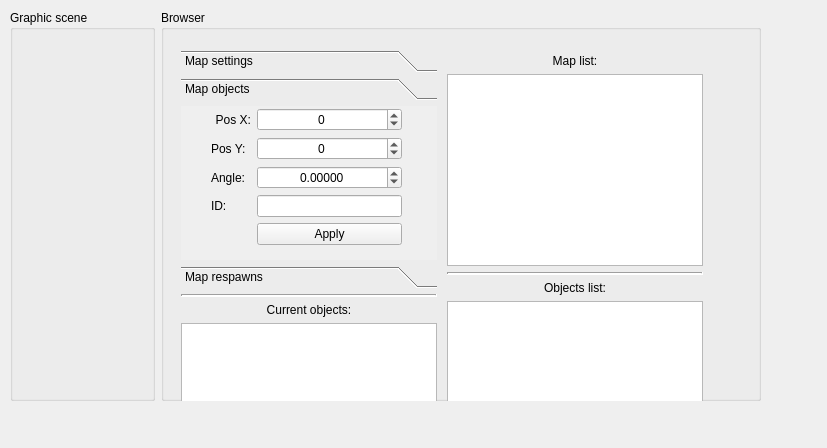
<?xml version="1.0" encoding="UTF-8"?>
<ui version="4.0">
 <class>TMapsEditorForm</class>
 <widget class="QWidget" name="TMapsEditorForm">
  <property name="geometry">
   <rect>
    <x>0</x>
    <y>0</y>
    <width>827</width>
    <height>448</height>
   </rect>
  </property>
  <property name="windowTitle">
   <string>Form</string>
  </property>
  <widget class="QWidget" name="horizontalLayoutWidget_2">
   <property name="geometry">
    <rect>
     <x>10</x>
     <y>10</y>
     <width>751</width>
     <height>391</height>
    </rect>
   </property>
   <layout class="QHBoxLayout" name="mainLayout">
    <item>
     <widget class="QGroupBox" name="sceneGroupBox">
      <property name="sizePolicy">
       <sizepolicy hsizetype="Expanding" vsizetype="Expanding">
        <horstretch>0</horstretch>
        <verstretch>0</verstretch>
       </sizepolicy>
      </property>
      <property name="title">
       <string>Graphic scene</string>
      </property>
      <widget class="QWidget" name="verticalLayoutWidget">
       <property name="geometry">
        <rect>
         <x>10</x>
         <y>50</y>
         <width>271</width>
         <height>80</height>
        </rect>
       </property>
       <layout class="QVBoxLayout" name="sceneLayout"/>
      </widget>
     </widget>
    </item>
    <item>
     <widget class="QGroupBox" name="browserGroupBox">
      <property name="sizePolicy">
       <sizepolicy hsizetype="Preferred" vsizetype="Expanding">
        <horstretch>0</horstretch>
        <verstretch>0</verstretch>
       </sizepolicy>
      </property>
      <property name="minimumSize">
       <size>
        <width>600</width>
        <height>0</height>
       </size>
      </property>
      <property name="maximumSize">
       <size>
        <width>600</width>
        <height>16777215</height>
       </size>
      </property>
      <property name="title">
       <string>Browser</string>
      </property>
      <widget class="QWidget" name="horizontalLayoutWidget">
       <property name="geometry">
        <rect>
         <x>20</x>
         <y>40</y>
         <width>526</width>
         <height>511</height>
        </rect>
       </property>
       <layout class="QHBoxLayout" name="horizontalLayout">
        <item>
         <layout class="QVBoxLayout" name="verticalLayout_2">
          <item>
           <widget class="QToolBox" name="toolBox">
            <property name="sizePolicy">
             <sizepolicy hsizetype="Expanding" vsizetype="Preferred">
              <horstretch>0</horstretch>
              <verstretch>0</verstretch>
             </sizepolicy>
            </property>
            <property name="minimumSize">
             <size>
              <width>240</width>
              <height>200</height>
             </size>
            </property>
            <property name="maximumSize">
             <size>
              <width>16777215</width>
              <height>300</height>
             </size>
            </property>
            <property name="currentIndex">
             <number>1</number>
            </property>
            <widget class="QWidget" name="pageSettings">
             <property name="geometry">
              <rect>
               <x>0</x>
               <y>0</y>
               <width>252</width>
               <height>152</height>
              </rect>
             </property>
             <attribute name="label">
              <string>Map settings</string>
             </attribute>
             <widget class="QWidget" name="formLayoutWidget">
              <property name="geometry">
               <rect>
                <x>20</x>
                <y>10</y>
                <width>221</width>
                <height>105</height>
               </rect>
              </property>
              <layout class="QFormLayout" name="pageSettingsLayout">
               <property name="fieldGrowthPolicy">
                <enum>QFormLayout::ExpandingFieldsGrow</enum>
               </property>
               <property name="formAlignment">
                <set>Qt::AlignLeading|Qt::AlignLeft|Qt::AlignVCenter</set>
               </property>
               <item row="0" column="0">
                <widget class="QLabel" name="label_3">
                 <property name="text">
                  <string>Name:</string>
                 </property>
                </widget>
               </item>
               <item row="0" column="1">
                <widget class="QLineEdit" name="mapNameEdit"/>
               </item>
               <item row="1" column="0">
                <widget class="QLabel" name="label_4">
                 <property name="text">
                  <string>Width:</string>
                 </property>
                </widget>
               </item>
               <item row="1" column="1">
                <widget class="QSpinBox" name="mapWidthBox">
                 <property name="sizePolicy">
                  <sizepolicy hsizetype="Expanding" vsizetype="Fixed">
                   <horstretch>0</horstretch>
                   <verstretch>0</verstretch>
                  </sizepolicy>
                 </property>
                 <property name="alignment">
                  <set>Qt::AlignCenter</set>
                 </property>
                 <property name="maximum">
                  <number>99999</number>
                 </property>
                </widget>
               </item>
               <item row="2" column="0">
                <widget class="QLabel" name="label_5">
                 <property name="minimumSize">
                  <size>
                   <width>20</width>
                   <height>0</height>
                  </size>
                 </property>
                 <property name="text">
                  <string>Height:</string>
                 </property>
                 <property name="alignment">
                  <set>Qt::AlignRight|Qt::AlignTrailing|Qt::AlignVCenter</set>
                 </property>
                </widget>
               </item>
               <item row="2" column="1">
                <widget class="QSpinBox" name="mapHeightBox">
                 <property name="sizePolicy">
                  <sizepolicy hsizetype="Expanding" vsizetype="Fixed">
                   <horstretch>0</horstretch>
                   <verstretch>0</verstretch>
                  </sizepolicy>
                 </property>
                 <property name="alignment">
                  <set>Qt::AlignCenter</set>
                 </property>
                 <property name="buttonSymbols">
                  <enum>QAbstractSpinBox::UpDownArrows</enum>
                 </property>
                 <property name="maximum">
                  <number>99999</number>
                 </property>
                </widget>
               </item>
               <item row="3" column="1">
                <layout class="QHBoxLayout" name="horizontalLayout_2">
                 <item>
                  <widget class="QPushButton" name="applyButton3">
                   <property name="text">
                    <string>Apply</string>
                   </property>
                  </widget>
                 </item>
                 <item>
                  <widget class="QPushButton" name="backgroundButton">
                   <property name="text">
                    <string>Background</string>
                   </property>
                  </widget>
                 </item>
                </layout>
               </item>
              </layout>
             </widget>
            </widget>
            <widget class="QWidget" name="pageObjects">
             <property name="geometry">
              <rect>
               <x>0</x>
               <y>0</y>
               <width>252</width>
               <height>152</height>
              </rect>
             </property>
             <attribute name="label">
              <string>Map objects</string>
             </attribute>
             <widget class="QWidget" name="formLayoutWidget_2">
              <property name="geometry">
               <rect>
                <x>30</x>
                <y>0</y>
                <width>191</width>
                <height>140</height>
               </rect>
              </property>
              <layout class="QFormLayout" name="pageObjectsLayout">
               <property name="formAlignment">
                <set>Qt::AlignLeading|Qt::AlignLeft|Qt::AlignVCenter</set>
               </property>
               <item row="0" column="0">
                <widget class="QLabel" name="label_6">
                 <property name="minimumSize">
                  <size>
                   <width>40</width>
                   <height>0</height>
                  </size>
                 </property>
                 <property name="text">
                  <string>Pos X:</string>
                 </property>
                 <property name="alignment">
                  <set>Qt::AlignRight|Qt::AlignTrailing|Qt::AlignVCenter</set>
                 </property>
                </widget>
               </item>
               <item row="1" column="0">
                <widget class="QLabel" name="label_7">
                 <property name="text">
                  <string>Pos Y:</string>
                 </property>
                </widget>
               </item>
               <item row="2" column="0">
                <widget class="QLabel" name="label_8">
                 <property name="text">
                  <string>Angle:</string>
                 </property>
                </widget>
               </item>
               <item row="3" column="0">
                <widget class="QLabel" name="label_9">
                 <property name="text">
                  <string>ID:</string>
                 </property>
                </widget>
               </item>
               <item row="0" column="1">
                <widget class="QSpinBox" name="posXObjectBox">
                 <property name="sizePolicy">
                  <sizepolicy hsizetype="Expanding" vsizetype="Fixed">
                   <horstretch>0</horstretch>
                   <verstretch>0</verstretch>
                  </sizepolicy>
                 </property>
                 <property name="alignment">
                  <set>Qt::AlignCenter</set>
                 </property>
                 <property name="minimum">
                  <number>-99999</number>
                 </property>
                 <property name="maximum">
                  <number>99999</number>
                 </property>
                </widget>
               </item>
               <item row="1" column="1">
                <widget class="QSpinBox" name="posYObjectBox">
                 <property name="sizePolicy">
                  <sizepolicy hsizetype="Expanding" vsizetype="Fixed">
                   <horstretch>0</horstretch>
                   <verstretch>0</verstretch>
                  </sizepolicy>
                 </property>
                 <property name="alignment">
                  <set>Qt::AlignCenter</set>
                 </property>
                 <property name="minimum">
                  <number>-99999</number>
                 </property>
                 <property name="maximum">
                  <number>99999</number>
                 </property>
                </widget>
               </item>
               <item row="2" column="1">
                <widget class="QDoubleSpinBox" name="angleObjectBox">
                 <property name="sizePolicy">
                  <sizepolicy hsizetype="Expanding" vsizetype="Fixed">
                   <horstretch>0</horstretch>
                   <verstretch>0</verstretch>
                  </sizepolicy>
                 </property>
                 <property name="alignment">
                  <set>Qt::AlignCenter</set>
                 </property>
                 <property name="decimals">
                  <number>5</number>
                 </property>
                 <property name="minimum">
                  <double>-9.000000000000000</double>
                 </property>
                 <property name="maximum">
                  <double>9.990000000000000</double>
                 </property>
                 <property name="singleStep">
                  <double>0.010000000000000</double>
                 </property>
                </widget>
               </item>
               <item row="3" column="1">
                <widget class="QLineEdit" name="idObjectEdit">
                 <property name="alignment">
                  <set>Qt::AlignCenter</set>
                 </property>
                 <property name="readOnly">
                  <bool>true</bool>
                 </property>
                </widget>
               </item>
               <item row="4" column="1">
                <widget class="QPushButton" name="applyButton">
                 <property name="text">
                  <string>Apply</string>
                 </property>
                </widget>
               </item>
              </layout>
             </widget>
            </widget>
            <widget class="QWidget" name="pageRespawns">
             <property name="geometry">
              <rect>
               <x>0</x>
               <y>0</y>
               <width>252</width>
               <height>152</height>
              </rect>
             </property>
             <attribute name="label">
              <string>Map respawns</string>
             </attribute>
             <widget class="QWidget" name="gridLayoutWidget">
              <property name="geometry">
               <rect>
                <x>-20</x>
                <y>20</y>
                <width>354</width>
                <height>132</height>
               </rect>
              </property>
              <layout class="QGridLayout" name="gridLayout">
               <item row="1" column="2">
                <widget class="QLabel" name="label_13">
                 <property name="text">
                  <string>Spawn radius:</string>
                 </property>
                 <property name="alignment">
                  <set>Qt::AlignRight|Qt::AlignTrailing|Qt::AlignVCenter</set>
                 </property>
                </widget>
               </item>
               <item row="1" column="0">
                <widget class="QLabel" name="label_11">
                 <property name="text">
                  <string>Pos Y:</string>
                 </property>
                 <property name="alignment">
                  <set>Qt::AlignRight|Qt::AlignTrailing|Qt::AlignVCenter</set>
                 </property>
                </widget>
               </item>
               <item row="0" column="0">
                <widget class="QLabel" name="label_10">
                 <property name="text">
                  <string>Pos X:</string>
                 </property>
                 <property name="alignment">
                  <set>Qt::AlignRight|Qt::AlignTrailing|Qt::AlignVCenter</set>
                 </property>
                </widget>
               </item>
               <item row="0" column="3">
                <widget class="QSpinBox" name="captRadRespawnBox">
                 <property name="alignment">
                  <set>Qt::AlignCenter</set>
                 </property>
                 <property name="maximum">
                  <number>99999</number>
                 </property>
                </widget>
               </item>
               <item row="0" column="1">
                <widget class="QSpinBox" name="posXRespawnBox">
                 <property name="alignment">
                  <set>Qt::AlignCenter</set>
                 </property>
                 <property name="minimum">
                  <number>-99999</number>
                 </property>
                 <property name="maximum">
                  <number>99999</number>
                 </property>
                </widget>
               </item>
               <item row="1" column="1">
                <widget class="QSpinBox" name="posYRespawnBox">
                 <property name="alignment">
                  <set>Qt::AlignCenter</set>
                 </property>
                 <property name="minimum">
                  <number>-99999</number>
                 </property>
                 <property name="maximum">
                  <number>99999</number>
                 </property>
                </widget>
               </item>
               <item row="0" column="2">
                <widget class="QLabel" name="label_12">
                 <property name="text">
                  <string>Capture radius:</string>
                 </property>
                 <property name="alignment">
                  <set>Qt::AlignRight|Qt::AlignTrailing|Qt::AlignVCenter</set>
                 </property>
                </widget>
               </item>
               <item row="1" column="3">
                <widget class="QSpinBox" name="spawnRadRespawnBox">
                 <property name="alignment">
                  <set>Qt::AlignCenter</set>
                 </property>
                 <property name="maximum">
                  <number>99999</number>
                 </property>
                </widget>
               </item>
               <item row="2" column="2">
                <widget class="QLabel" name="label_14">
                 <property name="text">
                  <string>Capture time:</string>
                 </property>
                 <property name="alignment">
                  <set>Qt::AlignRight|Qt::AlignTrailing|Qt::AlignVCenter</set>
                 </property>
                </widget>
               </item>
               <item row="2" column="3">
                <widget class="QSpinBox" name="captTimeRespawnBox">
                 <property name="alignment">
                  <set>Qt::AlignCenter</set>
                 </property>
                 <property name="maximum">
                  <number>99999</number>
                 </property>
                </widget>
               </item>
               <item row="2" column="1">
                <layout class="QVBoxLayout" name="verticalLayout_3">
                 <item>
                  <widget class="QCheckBox" name="isCapturableCheckBox">
                   <property name="text">
                    <string>Capturable</string>
                   </property>
                  </widget>
                 </item>
                 <item>
                  <widget class="QCheckBox" name="isMainCheckBox">
                   <property name="text">
                    <string>Main</string>
                   </property>
                  </widget>
                 </item>
                </layout>
               </item>
               <item row="2" column="0">
                <widget class="QToolButton" name="teamButton">
                 <property name="sizePolicy">
                  <sizepolicy hsizetype="Expanding" vsizetype="Fixed">
                   <horstretch>0</horstretch>
                   <verstretch>0</verstretch>
                  </sizepolicy>
                 </property>
                 <property name="minimumSize">
                  <size>
                   <width>0</width>
                   <height>32</height>
                  </size>
                 </property>
                 <property name="maximumSize">
                  <size>
                   <width>100</width>
                   <height>16777215</height>
                  </size>
                 </property>
                 <property name="text">
                  <string>...</string>
                 </property>
                 <property name="checkable">
                  <bool>false</bool>
                 </property>
                </widget>
               </item>
               <item row="3" column="2">
                <widget class="QPushButton" name="applyButton2">
                 <property name="text">
                  <string>Apply</string>
                 </property>
                </widget>
               </item>
              </layout>
             </widget>
            </widget>
           </widget>
          </item>
          <item>
           <widget class="Line" name="line_2">
            <property name="lineWidth">
             <number>2</number>
            </property>
            <property name="orientation">
             <enum>Qt::Horizontal</enum>
            </property>
           </widget>
          </item>
          <item>
           <widget class="QLabel" name="labelCurrent">
            <property name="text">
             <string>Current objects:</string>
            </property>
            <property name="alignment">
             <set>Qt::AlignCenter</set>
            </property>
           </widget>
          </item>
          <item>
           <widget class="QListView" name="listView">
            <property name="iconSize">
             <size>
              <width>64</width>
              <height>32</height>
             </size>
            </property>
            <property name="gridSize">
             <size>
              <width>64</width>
              <height>32</height>
             </size>
            </property>
           </widget>
          </item>
         </layout>
        </item>
        <item>
         <layout class="QVBoxLayout" name="verticalLayout">
          <item>
           <layout class="QHBoxLayout" name="toolsLayout">
            <item>
             <layout class="QVBoxLayout" name="browserLayout">
              <property name="margin">
               <number>4</number>
              </property>
              <item>
               <widget class="QLabel" name="labelMapsList">
                <property name="text">
                 <string>Map list:</string>
                </property>
                <property name="alignment">
                 <set>Qt::AlignCenter</set>
                </property>
               </widget>
              </item>
              <item>
               <widget class="QListView" name="mapsView">
                <property name="sizePolicy">
                 <sizepolicy hsizetype="Expanding" vsizetype="Preferred">
                  <horstretch>0</horstretch>
                  <verstretch>0</verstretch>
                 </sizepolicy>
                </property>
                <property name="minimumSize">
                 <size>
                  <width>100</width>
                  <height>150</height>
                 </size>
                </property>
                <property name="maximumSize">
                 <size>
                  <width>16777215</width>
                  <height>200</height>
                 </size>
                </property>
               </widget>
              </item>
              <item>
               <widget class="Line" name="line">
                <property name="lineWidth">
                 <number>2</number>
                </property>
                <property name="orientation">
                 <enum>Qt::Horizontal</enum>
                </property>
               </widget>
              </item>
              <item>
               <widget class="QLabel" name="label">
                <property name="text">
                 <string>Objects list:</string>
                </property>
                <property name="alignment">
                 <set>Qt::AlignCenter</set>
                </property>
               </widget>
              </item>
              <item>
               <widget class="QListView" name="objectsView">
                <property name="sizePolicy">
                 <sizepolicy hsizetype="Expanding" vsizetype="MinimumExpanding">
                  <horstretch>0</horstretch>
                  <verstretch>0</verstretch>
                 </sizepolicy>
                </property>
                <property name="minimumSize">
                 <size>
                  <width>100</width>
                  <height>0</height>
                 </size>
                </property>
                <property name="iconSize">
                 <size>
                  <width>64</width>
                  <height>32</height>
                 </size>
                </property>
                <property name="gridSize">
                 <size>
                  <width>64</width>
                  <height>32</height>
                 </size>
                </property>
               </widget>
              </item>
             </layout>
            </item>
           </layout>
          </item>
         </layout>
        </item>
       </layout>
      </widget>
     </widget>
    </item>
   </layout>
  </widget>
 </widget>
 <tabstops>
  <tabstop>posXObjectBox</tabstop>
  <tabstop>posYObjectBox</tabstop>
  <tabstop>angleObjectBox</tabstop>
  <tabstop>idObjectEdit</tabstop>
  <tabstop>applyButton</tabstop>
  <tabstop>mapsView</tabstop>
  <tabstop>objectsView</tabstop>
  <tabstop>listView</tabstop>
  <tabstop>posXRespawnBox</tabstop>
  <tabstop>posYRespawnBox</tabstop>
  <tabstop>captRadRespawnBox</tabstop>
  <tabstop>spawnRadRespawnBox</tabstop>
  <tabstop>captTimeRespawnBox</tabstop>
  <tabstop>isMainCheckBox</tabstop>
  <tabstop>isCapturableCheckBox</tabstop>
  <tabstop>teamButton</tabstop>
  <tabstop>applyButton2</tabstop>
  <tabstop>mapNameEdit</tabstop>
  <tabstop>mapWidthBox</tabstop>
  <tabstop>mapHeightBox</tabstop>
 </tabstops>
 <resources/>
 <connections/>
</ui>
